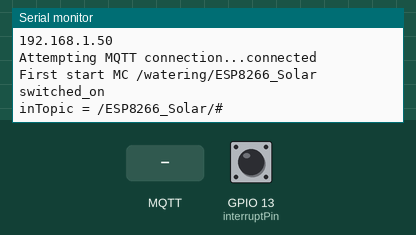
A sketch run on a simulated ESP8266 (NodeMCU). On the bench: the last lines printed to the serial monitor. The test bench sets the inputs (shaded band); at power-on: GPIO 13 (interruptPin) HIGH. WiFi joins after 1.5 s; servers stay silent unless stated; no MQTT or app messages arrive unless stated.

Above: at 2.7 s.
2.8 s: MQTT message "1" arrives on the first subscribed topic
At 3.7 s:
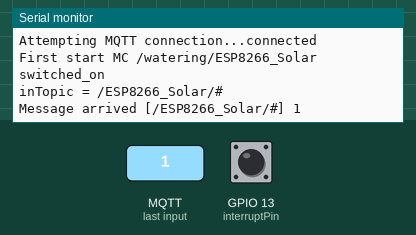
4.3 s: MQTT message "on" arrives on the first subscribed topic
At 4.8 s:
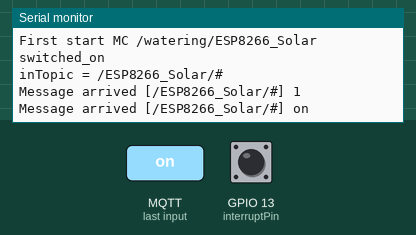
5.8 s: MQTT message "off" arrives on the first subscribed topic
At 7.0 s:
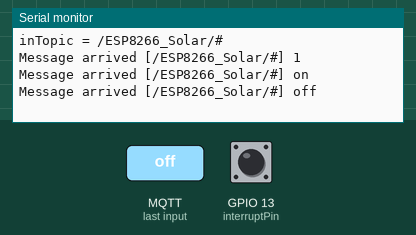
7.3 s: MQTT message "1" arrives on the second subscribed topic
At 8.3 s:
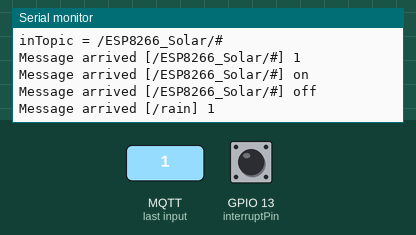
8.8 s: MQTT message "on" arrives on the second subscribed topic
At 9.5 s:
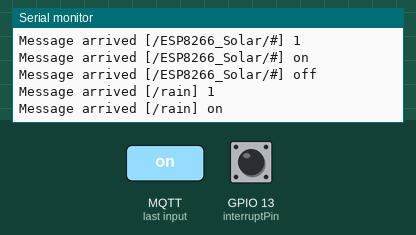
10.3 s: MQTT message "off" arrives on the second subscribed topic
At 11.8 s:
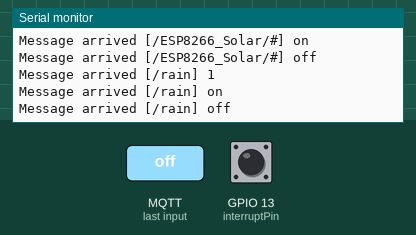

Measured:
- after the input at 2.8 s, the serial monitor: prints a new line at once (image 1)
- after the input at 4.3 s, the serial monitor: prints a new line at once (image 2)
- after the input at 5.8 s, the serial monitor: prints a new line at once (image 3)
- after the input at 7.3 s, the serial monitor: prints a new line at once (image 4)
- after the input at 8.8 s, the serial monitor: prints a new line at once (image 5)
- after the input at 10.3 s, the serial monitor: prints a new line at once (image 6)

The sketch:

Solar_Weather_And_Rain_Station.ino
```cpp
#include <Wire.h>
#include <Adafruit_BME280.h>
#include <ESP8266WiFi.h>
#include <PubSubClient.h>

void ICACHE_RAM_ATTR handleInterrupt();   //!!! important for external interrupt for ESP8266

IPAddress staticIP(192,168,1,157);
IPAddress gateway(192,168,1,150);
IPAddress subnet(255,255,255,0);

const char* ssid = "OpenWrt";
const char* password = "charade23450";
const char* mqtt_server = "192.168.1.150";
const char* mqtt_user = "test";
const char* mqtt_pass = "duster07";
const char* mqtt_client = "ESP8266_Solar";
const char* outTopic_info = "/info/response";    // send info response
const char* outTopic_error = "/info/response/error";    // send error info response
const char* outTopic_alarm = "/watering";    // send StopAll/StartAll if it is(not) raining
const char* outTopic = "/watering";    // send StopAll/StartAll if it is(not) raining
const char* inTopic = mqtt_client;        //
String weather_message[] = {"temperature", "humility", "pressure", "weather"};

WiFiClient espClient;
PubSubClient MQTTclient(espClient);

unsigned long lastMsg = 0;
char msg[50];
int value = 0;
boolean isFirstTime = true;

const byte interruptPin = 13;
const int rainPin = A0;
int thresholdValue = 500;   // value of treshhold to change isRain status
boolean isRain = false;
volatile boolean checkInterrupt = false;

unsigned long debounceTime = 1000;
unsigned long lastDebounce=0;
// set i2c addresses
#define BME280_ADDRESS 0x76
Adafruit_BME280 bme;

// init some values
float termoValue = 0;    //C
float pressureValue = 0; //mmHg
float humidityValue = 0; //%

void setup_wifi() {

  delay(10);
  // We start by connecting to a WiFi network
  Serial.println();
  Serial.print("Connecting to ");
  Serial.println(ssid);

//  WiFi.mode(WIFI_STA);
  WiFi.config(staticIP, gateway, subnet);
  WiFi.begin(ssid, password);

  while (WiFi.status() != WL_CONNECTED) {
    delay(500);
    Serial.print(".");
  }

  randomSeed(micros());

  Serial.println("");
  Serial.println("WiFi connected");
  Serial.println("IP address: ");
  Serial.println(WiFi.localIP());
}

void callback(char* intopic, byte* payload, unsigned int length) {

  String strTopic = String(intopic);
  payload[length] = '\0';
  String strPayload = String((char*)payload);
  Serial.print("Message arrived [" + strTopic + "] ");
  Serial.println(strPayload);

  int iPos = strTopic.lastIndexOf('/');
  if( iPos > 0){
    String destination = strTopic.substring(iPos + 1);
    int iNum = 0;
    for (int i = 0; i < 3; i++){
      if ( strPayload == weather_message[i] or strPayload == weather_message[3]) {
        int lenTopic = strlen(outTopic_info) + weather_message[i].length() + destination.length() + 3;
        char topic[lenTopic];
        snprintf(topic, lenTopic, "%s/%s/%s", outTopic_info, weather_message[i].c_str(), destination.c_str());
        float value;
        int lenMsg = 6;
        if (i == 0)
          value = bme.readTemperature();
        else if (i == 1)
          value = bme.readHumidity();
        else {
          value = bme.readPressure() / 133.32239F;
          lenMsg = 9;
        }
      // push message back to broker
        snprintf (msg, lenMsg, "%f", value);
        MQTTclient.publish(topic, msg);
        iNum++;
      }
    }
    if (!iNum) {
      // send push message about wrong request
      snprintf (msg, 50, "Wrong request %s", payload);
      MQTTclient.publish(outTopic_error, msg);
    }
  }
  else {
    // send push message about wrong topic format
    snprintf (msg, 50, "Wrong topic format %s", intopic);
    MQTTclient.publish(outTopic_error, msg);
  }
}

void connectMQTT() {
  // Loop until we're reconnected
  while (!MQTTclient.connected()) {
    Serial.print("Attempting MQTT connection...");
// Attempt to connect
    if (MQTTclient.connect(mqtt_client, mqtt_user, mqtt_pass)) {
      Serial.println("connected");
      // Once connected, publish an announcement...
      if (isFirstTime){
        int lenTopic = strlen(outTopic_alarm) + strlen(mqtt_client) + 2;
        char topic[lenTopic];
        snprintf(topic, lenTopic, "%s/%s", outTopic_alarm, mqtt_client);
        MQTTclient.publish(topic, "switched_on");
        isFirstTime = false;
        Serial.print("First start MC ");
        Serial.print(topic);
        Serial.println(" switched_on");
      }
      // ... and resubscribe
      int lenTopic = strlen(inTopic) + 4;
      char topic[lenTopic];
      snprintf(topic, lenTopic, "/%s/#", inTopic);
      Serial.print("inTopic = ");
      Serial.println(topic);
      MQTTclient.subscribe(topic);

      MQTTclient.subscribe("/rain");
    }
    else {
      Serial.print("failed, rc=");
      Serial.print(MQTTclient.state());
      Serial.println(" try again in 5 seconds");
      // Wait 5 seconds before retrying
      delay(5000);
    }
  }
}

void handleInterrupt() {
  checkInterrupt= true;
}

void setup()
{
  Serial.begin(115200);
  Serial.println("started ... ");
  setup_wifi();
  MQTTclient.setServer(mqtt_server, 1883);
  MQTTclient.setCallback(callback);
  connectMQTT();

  pinMode(interruptPin, INPUT_PULLUP);
  pinMode(rainPin, INPUT);
  attachInterrupt(digitalPinToInterrupt(interruptPin), handleInterrupt, CHANGE);

  if (!bme.begin(BME280_ADDRESS))
  {
    Serial.println(F("\nCould not find a valid BME280 sensor, check wiring!"));
    MQTTclient.publish(outTopic_error, "Could not find a valid BME280 sensor");
  }

}

void loop()
{
// MQTT client connect
  if (!MQTTclient.connected()) {
    Serial.println("reconnect MQTT");
    connectMQTT();
  }
  MQTTclient.loop();
// end MQTT client connect

// check if MQTT is still alive
  long now = millis();
  if (now - lastMsg > 900000) {
    lastMsg = now;
    ++value;
    snprintf (msg, 50, "%s. I am still alive #%ld", mqtt_client, value);
    Serial.print("Publish message: ");
    Serial.println(msg);
    MQTTclient.publish("/outTopic", msg);
  }
// end check if MQTT is still alive

// check if rain is started/stopped
  if(checkInterrupt == true && ( (millis() - lastDebounce)  > debounceTime )){
    lastDebounce = millis();
    checkInterrupt = false;
    // read information from analog PIN
    int sensorValue = analogRead(rainPin);
//    if sensorValue < thresholdValue  it is Wet
//    if sensorValue >= thresholdValue  it is Dry
    if ((sensorValue < thresholdValue && !isRain) || (sensorValue >= thresholdValue && isRain)){
      isRain = !isRain;
      isRain ? MQTTclient.publish(outTopic, "RainStart") : MQTTclient.publish(outTopic, "RainStop");
      Serial.println("the change of rain status detected ");
    }
  }
  else
    checkInterrupt = false;
// end check if rain is started/stopped

}
```
